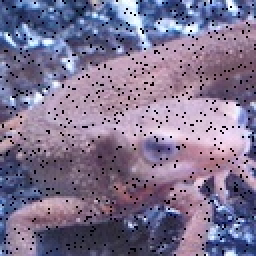
#> input picture Question_01_10/imori_noise.jpg, 128 x 128 px, found by its file name (shown 2 times larger)
$ python answer_9.py   (older library calls are emulated)
#> lines starting #> are read from the running program, lines starting #| are printed output that depends on the picture
#> further down, img is the input picture: shape (128, 128, 3); mean B, G, R 145.1, 116.1, 127.6
import cv2
import numpy as np


# Gaussian filter
def gaussian_filter(img, K_size=3, sigma=1.3):
#> called with K_size = 3, sigma = 1.3
	if len(img.shape) == 3:
		H, W, C = img.shape
#> H = 128; W = 128; C = 3
	else:
		img = np.expand_dims(img, axis=-1)
		H, W, C = img.shape


	## Zero padding
	pad = K_size // 2
	out = np.zeros((H + pad * 2, W + pad * 2, C), dtype=np.float)
	out[pad: pad + H, pad: pad + W] = img.copy().astype(np.float)
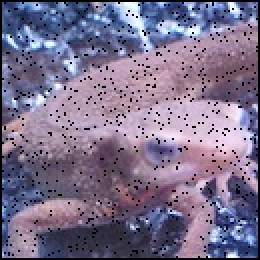
#> out: shape (130, 130, 3) float64 (shown 2 times larger); mean B, G, R 140.7, 112.6, 123.7

	## prepare Kernel
	K = np.zeros((K_size, K_size), dtype=np.float)
	for x in range(-pad, -pad + K_size):
		for y in range(-pad, -pad + K_size):
			K[y + pad, x + pad] = np.exp( -(x ** 2 + y ** 2) / (2 * (sigma ** 2)))
	K /= (sigma * np.sqrt(2 * np.pi))
	K /= K.sum()

	tmp = out.copy()

	# filtering
	for y in range(H):
		for x in range(W):
			for c in range(C):
				out[pad + y, pad + x] = np.sum(K * tmp[y: y + K_size, x: x + K_size])
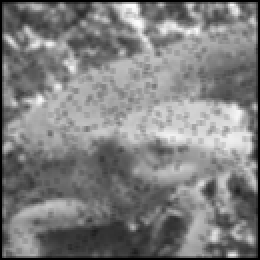
#> out: shape (130, 130, 3) float64 (shown 2 times larger); min 0, max 743.9, mean 369.7; drawn with min black and max white

	out = out[pad: pad + H, pad: pad + W].astype(np.uint8)
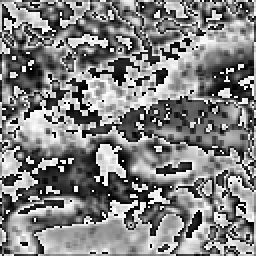
#> out: shape (128, 128, 3) (shown 2 times larger); min 0, max 255, mean 128.9

	return out


# Read image
img = cv2.imread("imori_noise.jpg")


# Gaussian Filter
out = gaussian_filter(img, K_size=3, sigma=1.3)


# Save result
cv2.imwrite("out.jpg", out)
cv2.imshow("result", out)
cv2.waitKey(0)
cv2.destroyAllWindows()
